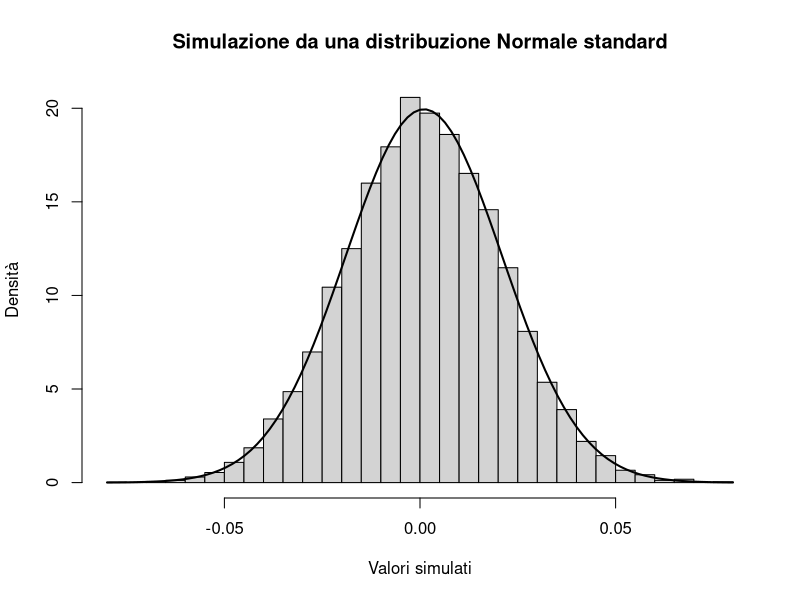

Reproduce this figure in R. (Note: this script raises an error after producing the figure.)
# =========================================================
# PROBABILITY IN R
# =========================================================

# In R le principali funzioni probabilistiche hanno la forma:
# d = density / probability mass function
# p = cumulative distribution function
# q = quantile function
# r = random generation

# Esempi:
# norm  -> distribuzione normale 
# binom -> distribuzione binomiale
# pois  -> distribuzione di Poisson
# t     -> t di Student
# chisq -> chi-quadrato
# f     -> Fisher

# =========================================================
# 1. DISTRIBUZIONE NORMALE
# =========================================================

# P(X <= 0), con X ~ N(0,1)
pnorm(0, mean = 0, sd = 1)

#generazione dati

set.seed(123) 
rnorm(5, mean = 0, sd = 1)

# Densità della normale standard nel punto x = 0
dnorm(0, mean = 0, sd = 1)

# Quantile al 97.5%
qnorm(0.975, mean = 0, sd = 1)

# =========================================================
# ESEMPIO ECONOMICO: RENDIMENTO GIORNALIERO DI UN TITOLO
# =========================================================

# Immaginiamo di osservare il rendimento giornaliero di un titolo finanziario.
# Prima della fine della giornata non sappiamo quale sarà il rendimento:
# potrebbe essere positivo, negativo oppure vicino a zero.
#
# Quindi possiamo definire una variabile casuale:
# X = rendimento giornaliero del titolo

# Assumiamo che il rendimento giornaliero segua una distribuzione normale:
# X ~ N(0.001, 0.02^2)
#
# Interpretazione:
# - mean = 0.001 significa rendimento medio giornaliero pari a 0.1%
# - sd = 0.02 significa deviazione standard pari al 2%
#
# Questa è un'ipotesi di modello: stiamo assumendo che la normale
# sia una buona approssimazione del comportamento del rendimento.

# =========================================================
# CALCOLO DI UNA PROBABILITÀ TEORICA
# =========================================================

# Domanda:
# Qual è la probabilità che il titolo perda più del 3% in un giorno?
#
# Perdere più del 3% significa avere un rendimento minore di -0.03.
# Quindi vogliamo calcolare:
# P(X < -0.03)

pnorm(-0.03, mean = 0.001, sd = 0.02)

# Spiegazione:
# pnorm() calcola una probabilità cumulata, cioè l'area sotto la curva
# normale a sinistra del valore -0.03.
#
# In questo caso il risultato rappresenta la probabilità teorica,
# secondo il modello normale assunto, di osservare una perdita
# superiore al 3% in un giorno.

# Genero molte osservazioni
x <- rnorm(10000, mean = 0.001, sd = 0.02)

# Prime osservazioni simulate
head(x)
x

# Istogramma dei valori simulati
hist(
  x,
  breaks = 40,
  probability = TRUE,
  main = "Simulazione da una distribuzione Normale standard",
  xlab = "Valori simulati",
  ylab = "Densità"
)

# Aggiungo la curva teorica della N(0,1)
curve(
  dnorm(x, mean = 0.001, sd = 0.02),
  add = TRUE,
  lwd = 2
)

mean(x)      # media empirica
var(x)       # varianza empirica
sd(x)        # deviazione standard empirica
mean(x< 0)   # 


# =========================================================
# 2. DISTRIBUZIONE BINOMIALE
# =========================================================

# X = numero di successi in n prove indipendenti
# con probabilità di successo p

# Esempio:
# Un trader fa 10 operazioni. Ogni operazione può avere successo oppure no. 
#Supponiamo che la probabilità di successo di ogni operazione sia p=0.6. 
# Definiamo X come il numero di operazioni di successo su 10.

# probabilità di ottenere esattamente 7 successi

dbinom(7, size = 10, prob = 0.6)

# Probabilità di ottenere ALMENO 7 successi
1 - pbinom(6, size = 10, prob = 0.6)

# Probabilità di ottenere AL PIÙ 7 successi
pbinom(7, size = 10, prob = 0.6)

# Simulazione di 10 osservazioni dalla binomiale
set.seed(123)
rbinom(10, size = 10, prob = 0.6)

# =========================================================
# DISTRIBUZIONE DI POISSON
# =========================================================

# La distribuzione di Poisson si usa per modellare
# il numero di eventi che accadono in un intervallo.
#
# Esempi:
# - numero di default in un giorno
# - numero di sinistri assicurativi in un mese
# - numero di richieste di prestito in una settimana
# - numero di transazioni sospette in un intervallo
#
# Definiamo:
# X = numero di eventi osservati nell'intervallo
#
# Il parametro lambda rappresenta il numero medio di eventi
# nell'intervallo considerato.

# =========================================================
# ESEMPIO: DEFAULT GIORNALIERI
# =========================================================

# Supponiamo che in media si osservino 2 default al giorno.
#
# Allora possiamo modellare:
# X = numero di default in un giorno
#
# come:
# X ~ Poisson(lambda = 2)

lambda <- 2

# =========================================================
# 1. PROBABILITÀ DI OSSERVARE ESATTAMENTE 3 DEFAULT
# =========================================================

# Domanda:
# qual è la probabilità di osservare esattamente 3 default
# in un giorno?
#
# In simboli:
# P(X = 3)

prob_esattamente_3 <- dpois(3, lambda = lambda)
prob_esattamente_3

# Spiegazione:
# dpois() calcola una probabilità puntuale.
# Qui calcola la probabilità di osservare esattamente 3 eventi
# quando il numero medio di eventi è 2.

# =========================================================
# 2. PROBABILITÀ DI OSSERVARE AL PIÙ 3 DEFAULT
# =========================================================

# Domanda:
# qual è la probabilità di osservare al massimo 3 default?
#
# Al più 3 significa:
# X <= 3
#
# Quindi include:
# 0, 1, 2, 3

prob_al_piu_3 <- ppois(3, lambda = lambda)
prob_al_piu_3

# =========================================================
# 3. PROBABILITÀ DI OSSERVARE ALMENO 1 EVENTO RARO
# =========================================================

# Ora consideriamo un evento molto raro.
# Supponiamo che il numero medio di eventi nell'intervallo sia:
# lambda = 0.00002

lambda_raro <- 0.00002

# Domanda:
# qual è la probabilità di osservare almeno un evento?
#
# Almeno 1 significa:
# X >= 1
#
# Usiamo il complemento:
# P(X >= 1) = 1 - P(X = 0)

prob_almeno_1_raro <- 1 - dpois(0, lambda = lambda_raro)
prob_almeno_1_raro

# Spiegazione:
# Invece di sommare P(X = 1), P(X = 2), P(X = 3), ...
# facciamo 1 meno la probabilità di osservare zero eventi.
#
# Questo è molto utile quando vogliamo calcolare la probabilità
# che un evento raro accada almeno una volta.

# =========================================================
# 4. SIMULAZIONE DALLA POISSON
# =========================================================

# Ora generiamo 10 osservazioni da una Poisson con lambda = 2.
#
# Possiamo interpretarle come 10 giorni simulati.
# In ogni giorno osserviamo un possibile numero di default.

set.seed(123)
default_10_giorni <- rpois(10, lambda = lambda)
default_10_giorni

# Spiegazione:
# Ogni valore generato rappresenta il numero di default
# osservato in un giorno simulato.
#
# rpois():
# genera possibili dati coerenti con il modello di Poisson scelto.

# =========================================================
# 5. SIMULAZIONE PIÙ GRANDE
# =========================================================

# Con 10 giorni simulati vediamo solo pochi possibili risultati.
# Per osservare meglio il comportamento della distribuzione,
# simuliamo molti più giorni.

set.seed(123)
default_simulati <- rpois(10000, lambda = lambda)

# Prime osservazioni simulate
head(default_simulati)

# Media empirica dei default simulati
mean(default_simulati)

# Varianza empirica dei default simulati
var(default_simulati)

# =========================================================
# 7. PLOT DELLA DISTRIBUZIONE DI POISSON SIMULATA
# =========================================================

barplot(
  freq_empiriche,
  names.arg = valori,
  main = "Distribuzione di Poisson simulata",
  xlab = "Numero di default in un giorno",
  ylab = "Frequenza relativa"
)

# Aggiungiamo i punti delle probabilità teoriche
points(
  x = seq_along(valori),
  y = prob_teoriche,
  pch = 16
)

# Aggiungiamo una linea per collegare le probabilità teoriche
lines(
  x = seq_along(valori),
  y = prob_teoriche,
  lwd = 2
)

# =========================================================
# 5. SIMULAZIONE DI ESPERIMENTI CASUALI
# =========================================================

# Lancio di una moneta
set.seed(123)
lanci_moneta <- sample(c("Testa", "Croce"), size = 20, replace = TRUE)
lanci_moneta

# Frequenza relativa di Testa nei dati simulati
mean(lanci_moneta == "Testa")


# =========================================================
# LANCIO DI UN DADO EQUO
# =========================================================

# Gli esiti possibili sono:
# 1, 2, 3, 4, 5, 6.
#
# Se il dado è equo:
# ogni faccia ha probabilità teorica 1/6.
#
# Quindi:
# P(1) = P(2) = ... = P(6) = 1/6

set.seed(123)
lanci_dado <- sample(1:6, size = 50, replace = TRUE)
lanci_dado

# Frequenze relative
table(lanci_dado) / length(lanci_dado)

# Spiegazione:
# table(lanci_dado) conta quante volte compare ogni faccia.
# Dividendo per il numero totale di lanci otteniamo le frequenze relative.
#
# La probabilità teorica di ogni faccia è 1/6.
# Le frequenze empiriche possono essere diverse da 1/6,
# soprattutto quando il numero di lanci è piccolo.

# =========================================================
# 6. PROBABILITA' CONDIZIONATA
# =========================================================

# La probabilità condizionata risponde alla domanda:
# qual è la probabilità che accada A, sapendo che B è già accaduto?
#
# In simboli:
# P(A | B)
#
# Si legge:
# probabilità di A dato B.
#
# La formula è:
# P(A | B) = P(A ∩ B) / P(B)
#
# dove:
# A ∩ B indica l'intersezione tra A e B,
# cioè gli esiti in cui accadono sia A sia B.

# =========================================================
# ESEMPIO: DUE LANCI DI UNA MONETA
# =========================================================

# Lanciamo una moneta due volte.
#
# Indichiamo:
# T = Testa
# C = Croce
#
# Lo spazio campionario contiene tutti gli esiti possibili
# dei due lanci.

spazio <- c("TT", "TC", "CT", "CC")
spazio

# Interpretazione:
# TT = Testa al primo lancio, Testa al secondo lancio
# TC = Testa al primo lancio, Croce al secondo lancio
# CT = Croce al primo lancio, Testa al secondo lancio
# CC = Croce al primo lancio, Croce al secondo lancio
#
# Se la moneta è equa, tutti questi esiti hanno la stessa probabilità:
# 1/4.

# =========================================================
# DEFINIZIONE DELL'EVENTO A
# =========================================================

# A = "al primo lancio esce Testa"
#
# Gli esiti compatibili con A sono:
# TT e TC

A <- c("TT", "TC")
A

# =========================================================
# DEFINIZIONE DELL'EVENTO B
# =========================================================

# B = "in due lanci esce una sola Testa"
#
# Gli esiti compatibili con B sono:
# TC e CT

B <- c("TC", "CT")
B

# =========================================================
# INTERSEZIONE TRA A E B
# =========================================================

# L'intersezione A ∩ B contiene gli esiti che appartengono
# sia ad A sia a B.
#
# In altre parole:
# vogliamo gli esiti in cui:
# - il primo lancio è Testa
# - in totale esce una sola Testa

intersezione <- intersect(A, B)
intersezione

# In questo caso l'unico esito comune è TC.
#
# TC significa:
# Testa al primo lancio e Croce al secondo.
#
# Quindi:
# A ∩ B = {TC}

# =========================================================
# CALCOLO DELLE PROBABILITÀ
# =========================================================

# Probabilità dell'intersezione:
# P(A ∩ B)
#
# C'è 1 esito favorevole su 4 esiti possibili.

P_A_inter_B <- length(intersezione) / length(spazio)
P_A_inter_B

# Probabilità di B:
# P(B)
#
# B contiene 2 esiti favorevoli su 4:
# TC e CT.

P_B <- length(B) / length(spazio)
P_B

# Probabilità condizionata:
# P(A | B) = P(A ∩ B) / P(B)

P_A_cond_B <- P_A_inter_B / P_B
P_A_cond_B

# =========================================================
# INTERPRETAZIONE
# =========================================================

# Il risultato è 0.5.
#
# Questo significa che:
# sapendo che nei due lanci è uscita una sola Testa,
# la probabilità che la Testa sia uscita al primo lancio è 0.5.
#
# Perché?
#
# Sapere che è uscita una sola Testa restringe lo spazio campionario
# ai soli esiti:
# TC e CT.
#
# Tra questi due esiti:
# - in TC il primo lancio è Testa
# - in CT il primo lancio è Croce
#
# Quindi, tra gli esiti compatibili con B,
# solo 1 su 2 è compatibile anche con A.
#
# Perciò:
# P(A | B) = 1/2.

# =========================================================
# 9. MONTY HALL
# =========================================================

# Il problema di Monty Hall è un classico esempio di probabilità condizionata.
#
# Situazione:
# - ci sono 3 porte
# - dietro una porta c'è un premio
# - dietro le altre due porte non c'è nulla
#
# Il concorrente sceglie inizialmente una porta.
#
# Poi il conduttore, che sa dove si trova il premio,
# apre una delle porte non scelte dal concorrente,
# mostrando sempre una porta senza premio.
#
# A questo punto il concorrente può:
# - restare con la scelta iniziale
# - cambiare e scegliere l'altra porta rimasta chiusa
#
# Domanda:
# conviene restare o cambiare?

# =========================================================
# FUNZIONE CHE SIMULA UNA PARTITA DI MONTY HALL
# =========================================================

monty_hall <- function(change = TRUE) {
  
  # Porta con il premio
  prize <- sample(1:3, 1)
  
  # Scelta iniziale del concorrente
  choice <- sample(1:3, 1)
  
  # Porte che il conduttore può aprire:
  # non deve aprire né la porta scelta né quella con il premio
  possible_open <- setdiff(1:3, c(choice, prize))
  
  # ATTENZIONE:
  # non usiamo sample(possible_open, 1),
  # perché se possible_open contiene un solo valore R può comportarsi male.
  #
  # Usiamo invece un indice.
  opened <- possible_open[sample.int(length(possible_open), 1)]
  
  if (change) {
    
    # Se il concorrente cambia, sceglie l'unica porta rimasta chiusa
    # diversa dalla scelta iniziale e dalla porta aperta
    final_choice <- setdiff(1:3, c(choice, opened))
    
  } else {
    
    # Se non cambia, resta con la scelta iniziale
    final_choice <- choice
  }
  
  # TRUE se vince, FALSE se perde
  final_choice == prize
}

# =========================================================
# SIMULAZIONE DI MOLTE PARTITE
# =========================================================

# Usiamo set.seed() per rendere i risultati replicabili.
# In questo modo, se rieseguiamo il codice, otteniamo gli stessi risultati.

set.seed(123)

# Simuliamo 10000 partite in cui il concorrente NON cambia porta.
#
# replicate(10000, monty_hall(change = FALSE)) ripete 10000 volte
# la funzione monty_hall().
#
# Ogni partita restituisce TRUE se il concorrente vince,
# FALSE se perde.
#
# mean() calcola la proporzione di TRUE,
# cioè la frequenza empirica di vittorie.

prob_resto <- mean(replicate(10000, monty_hall(change = FALSE)))
prob_resto

# Simuliamo 10000 partite in cui il concorrente cambia porta.

prob_cambio <- mean(replicate(10000, monty_hall(change = TRUE)))
prob_cambio

# =========================================================
# INTERPRETAZIONE DEI RISULTATI
# =========================================================

# Ci aspettiamo di ottenere circa:
#
# prob_resto  ≈ 1/3
# prob_cambio ≈ 2/3
#
# Quindi, secondo la simulazione, cambiare porta conviene.
#
# Perché?
#
# All'inizio il concorrente sceglie una porta su tre.
# La probabilità che la scelta iniziale sia corretta è 1/3.
#
# Quindi la probabilità che la scelta iniziale sia sbagliata è 2/3.
#
# Se il concorrente resta, vince solo quando la scelta iniziale
# era già corretta.
#
# Quindi:
# P(vittoria restando) = 1/3
#
# Se invece il concorrente cambia, vince quando la scelta iniziale
# era sbagliata.
#
# Infatti, se la scelta iniziale era sbagliata, il premio si trova
# necessariamente in una delle altre due porte.
# Il conduttore apre una porta perdente, quindi l'altra porta rimasta
# chiusa contiene il premio.
#
# Quindi:
# P(vittoria cambiando) = 2/3
